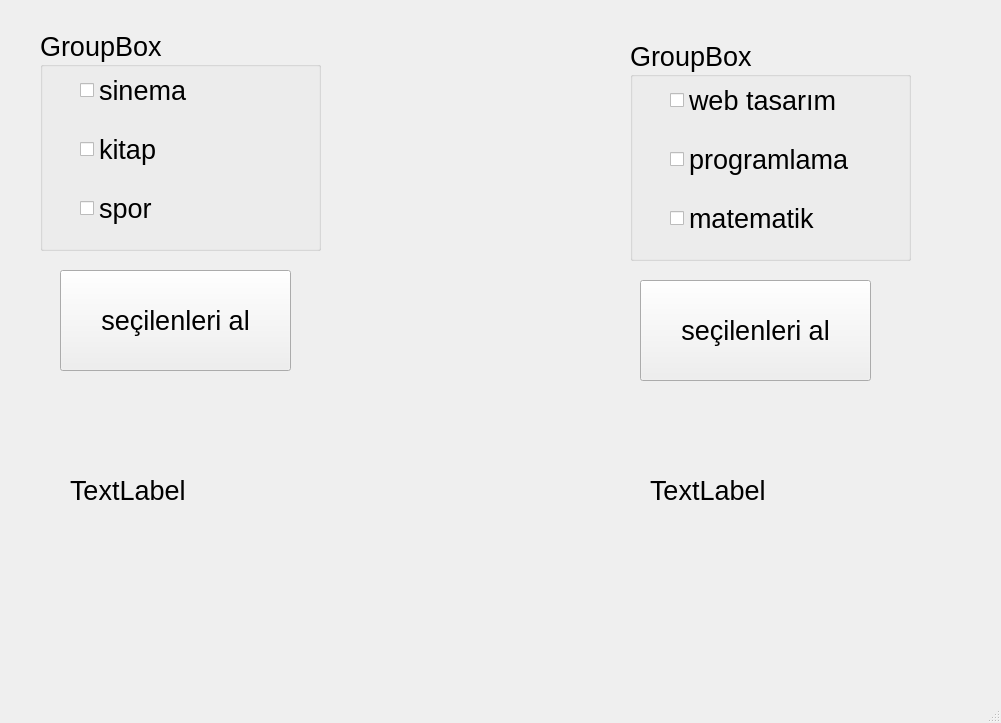
<?xml version="1.0" encoding="UTF-8"?>
<ui version="4.0">
 <class>MainWindow</class>
 <widget class="QMainWindow" name="MainWindow">
  <property name="geometry">
   <rect>
    <x>0</x>
    <y>0</y>
    <width>1001</width>
    <height>723</height>
   </rect>
  </property>
  <property name="font">
   <font>
    <pointsize>20</pointsize>
   </font>
  </property>
  <property name="windowTitle">
   <string>MainWindow</string>
  </property>
  <widget class="QWidget" name="centralwidget">
   <widget class="QLabel" name="label">
    <property name="geometry">
     <rect>
      <x>70</x>
      <y>410</y>
      <width>201</width>
      <height>161</height>
     </rect>
    </property>
    <property name="text">
     <string>TextLabel</string>
    </property>
   </widget>
   <widget class="QPushButton" name="pushButton">
    <property name="geometry">
     <rect>
      <x>60</x>
      <y>270</y>
      <width>231</width>
      <height>101</height>
     </rect>
    </property>
    <property name="text">
     <string>seçilenleri al</string>
    </property>
   </widget>
   <widget class="QGroupBox" name="groupBox">
    <property name="geometry">
     <rect>
      <x>40</x>
      <y>30</y>
      <width>281</width>
      <height>221</height>
     </rect>
    </property>
    <property name="title">
     <string>GroupBox</string>
    </property>
    <widget class="QWidget" name="">
     <property name="geometry">
      <rect>
       <x>40</x>
       <y>30</y>
       <width>201</width>
       <height>181</height>
      </rect>
     </property>
     <layout class="QVBoxLayout" name="verticalLayout">
      <property name="spacing">
       <number>10</number>
      </property>
      <item>
       <widget class="QCheckBox" name="checkBox">
        <property name="font">
         <font>
          <pointsize>20</pointsize>
         </font>
        </property>
        <property name="text">
         <string>sinema</string>
        </property>
       </widget>
      </item>
      <item>
       <widget class="QCheckBox" name="checkBox_2">
        <property name="font">
         <font>
          <pointsize>20</pointsize>
         </font>
        </property>
        <property name="text">
         <string>kitap</string>
        </property>
       </widget>
      </item>
      <item>
       <widget class="QCheckBox" name="checkBox_3">
        <property name="font">
         <font>
          <pointsize>20</pointsize>
         </font>
        </property>
        <property name="text">
         <string>spor</string>
        </property>
       </widget>
      </item>
     </layout>
    </widget>
   </widget>
   <widget class="QGroupBox" name="groupBox_2">
    <property name="geometry">
     <rect>
      <x>630</x>
      <y>40</y>
      <width>281</width>
      <height>221</height>
     </rect>
    </property>
    <property name="title">
     <string>GroupBox</string>
    </property>
    <widget class="QWidget" name="layoutWidget">
     <property name="geometry">
      <rect>
       <x>40</x>
       <y>30</y>
       <width>201</width>
       <height>181</height>
      </rect>
     </property>
     <layout class="QVBoxLayout" name="verticalLayout_2">
      <property name="spacing">
       <number>10</number>
      </property>
      <item>
       <widget class="QCheckBox" name="checkBox_4">
        <property name="font">
         <font>
          <pointsize>20</pointsize>
         </font>
        </property>
        <property name="text">
         <string>web tasarım</string>
        </property>
       </widget>
      </item>
      <item>
       <widget class="QCheckBox" name="checkBox_5">
        <property name="font">
         <font>
          <pointsize>20</pointsize>
         </font>
        </property>
        <property name="text">
         <string>programlama</string>
        </property>
       </widget>
      </item>
      <item>
       <widget class="QCheckBox" name="checkBox_6">
        <property name="font">
         <font>
          <pointsize>20</pointsize>
         </font>
        </property>
        <property name="text">
         <string>matematik</string>
        </property>
       </widget>
      </item>
     </layout>
    </widget>
   </widget>
   <widget class="QPushButton" name="pushButton_2">
    <property name="geometry">
     <rect>
      <x>640</x>
      <y>280</y>
      <width>231</width>
      <height>101</height>
     </rect>
    </property>
    <property name="text">
     <string>seçilenleri al</string>
    </property>
   </widget>
   <widget class="QLabel" name="label_2">
    <property name="geometry">
     <rect>
      <x>650</x>
      <y>410</y>
      <width>201</width>
      <height>161</height>
     </rect>
    </property>
    <property name="text">
     <string>TextLabel</string>
    </property>
   </widget>
  </widget>
  <widget class="QMenuBar" name="menubar">
   <property name="geometry">
    <rect>
     <x>0</x>
     <y>0</y>
     <width>1001</width>
     <height>43</height>
    </rect>
   </property>
  </widget>
  <widget class="QStatusBar" name="statusbar"/>
 </widget>
 <resources/>
 <connections/>
</ui>
